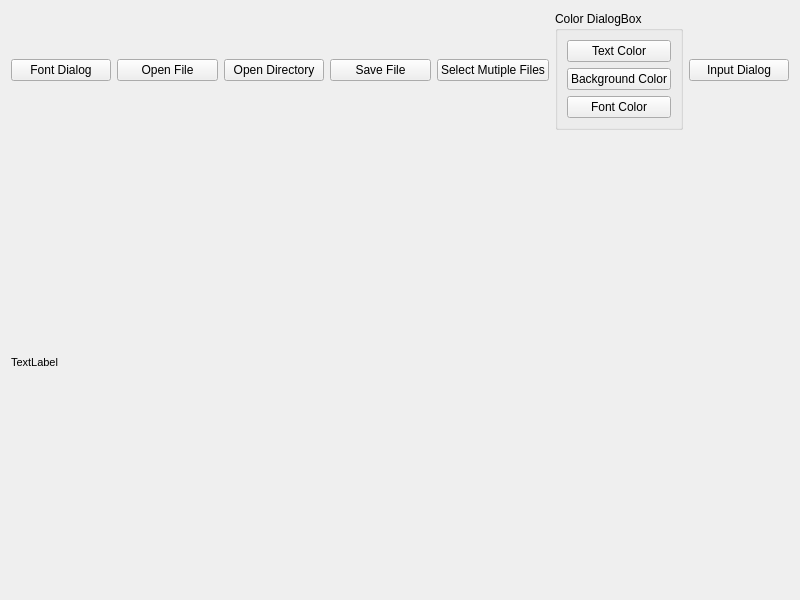
<?xml version="1.0" encoding="UTF-8"?>
<ui version="4.0">
 <class>Widget</class>
 <widget class="QWidget" name="Widget">
  <property name="geometry">
   <rect>
    <x>0</x>
    <y>0</y>
    <width>800</width>
    <height>600</height>
   </rect>
  </property>
  <property name="windowTitle">
   <string>Widget</string>
  </property>
  <layout class="QVBoxLayout" name="verticalLayout_2">
   <item>
    <layout class="QHBoxLayout" name="horizontalLayout_2">
     <item>
      <widget class="QPushButton" name="pushButtonFontDialog">
       <property name="text">
        <string>Font Dialog</string>
       </property>
      </widget>
     </item>
     <item>
      <widget class="QPushButton" name="pushButtonOpenFile">
       <property name="text">
        <string>Open File</string>
       </property>
      </widget>
     </item>
     <item>
      <widget class="QPushButton" name="pushButton">
       <property name="text">
        <string>Open Directory</string>
       </property>
      </widget>
     </item>
     <item>
      <widget class="QPushButton" name="pushButtonSaveFile">
       <property name="text">
        <string>Save File</string>
       </property>
      </widget>
     </item>
     <item>
      <widget class="QPushButton" name="pushButtonOpenFileMultiple">
       <property name="text">
        <string>Select Mutiple Files</string>
       </property>
      </widget>
     </item>
     <item>
      <widget class="QGroupBox" name="groupBox">
       <property name="title">
        <string>Color DialogBox</string>
       </property>
       <layout class="QHBoxLayout" name="horizontalLayout">
        <item>
         <layout class="QVBoxLayout" name="verticalLayout">
          <item>
           <widget class="QPushButton" name="pushButtonTextColor">
            <property name="text">
             <string>Text Color</string>
            </property>
           </widget>
          </item>
          <item>
           <widget class="QPushButton" name="pushButtonBackgroundColor">
            <property name="text">
             <string>Background Color</string>
            </property>
           </widget>
          </item>
          <item>
           <widget class="QPushButton" name="pushButtonFontColor">
            <property name="text">
             <string>Font Color</string>
            </property>
           </widget>
          </item>
         </layout>
        </item>
       </layout>
      </widget>
     </item>
     <item>
      <widget class="QPushButton" name="pushButtonInputDialog">
       <property name="text">
        <string>Input Dialog</string>
       </property>
      </widget>
     </item>
    </layout>
   </item>
   <item>
    <widget class="QLabel" name="label">
     <property name="font">
      <font>
       <pointsize>8</pointsize>
      </font>
     </property>
     <property name="text">
      <string>TextLabel</string>
     </property>
    </widget>
   </item>
  </layout>
  <zorder>groupBox</zorder>
  <zorder>pushButton</zorder>
  <zorder>pushButtonOpenFile</zorder>
  <zorder>pushButtonOpenFileMultiple</zorder>
  <zorder>pushButtonSaveFile</zorder>
  <zorder>pushButtonFontDialog</zorder>
  <zorder>label</zorder>
  <zorder>pushButtonTextColor</zorder>
  <zorder>pushButtonBackgroundColor</zorder>
  <zorder>pushButtonFontColor</zorder>
  <zorder>pushButtonInputDialog</zorder>
 </widget>
 <resources/>
 <connections/>
</ui>
